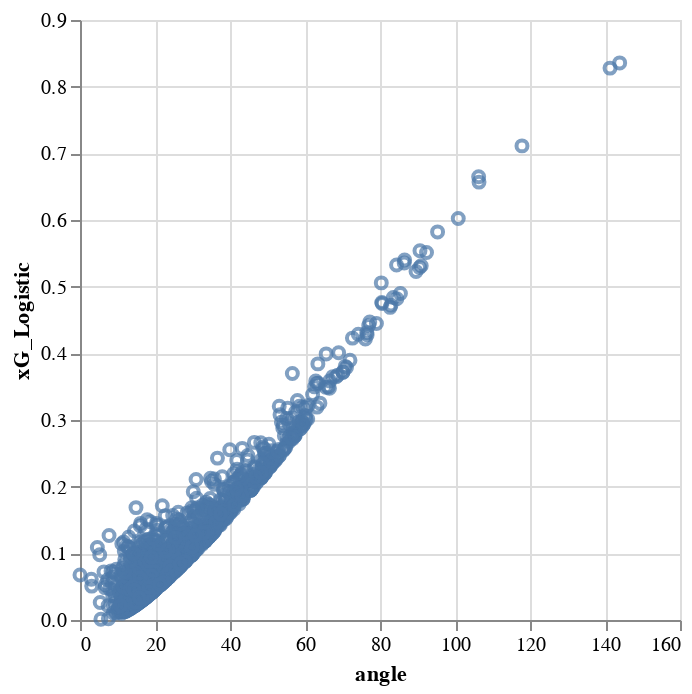

Here is the notebook cell this chart was saved with:
### Code cell
import altair as alt

fig = alt.Chart(df_shot).mark_point().encode(
  x='angle',y='xG_Logistic')
fig

### Figure 1 — Vega-Lite specification as saved in the notebook (floating-point values rounded to 4 significant figures; data arrays with more than 128 entries replaced by an {"elided": "..."} marker saying what was removed)
{"config": {"view": {"continuousWidth": 300, "continuousHeight": 300}}, "data": {"name": "data-bce993540ea8bc802bebde6877dbf21c"}, "mark": {"type": "point"}, "encoding": {"x": {"field": "angle", "type": "quantitative"}, "y": {"field": "xG_Logistic", "type": "quantitative"}}, "$schema": "https://vega.github.io/schema/vega-lite/v5.17.0.json", "datasets": {"data-bce993540ea8bc802bebde6877dbf21c": {"elided": "1382 records"}}}
